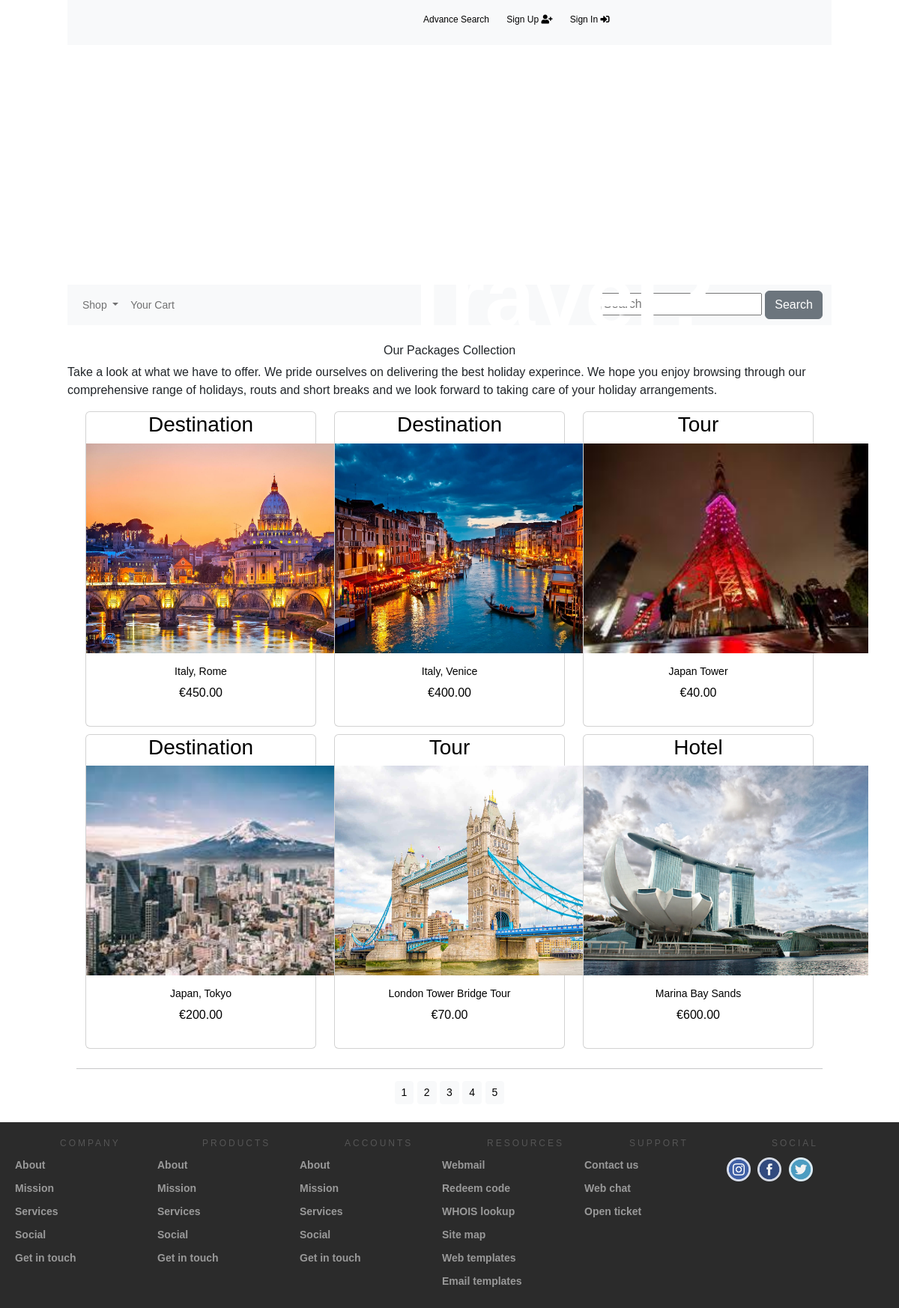
Screenshot of /?page=2 with the database file from the repository.
### shop/models.py (models this page shows, shortened)
class Product(models.Model):
    id = models.UUIDField(primary_key=True, default=uuid.uuid4, editable=False)
    name = models.CharField(max_length=250, unique=True)
    destination = models.CharField(max_length=250, blank=True, null=True)
    description = models.TextField(blank = True)
    category = models.ForeignKey(Category, on_delete=models.CASCADE)
    price = models.DecimalField(max_digits=10, decimal_places=2)
    image = models.ImageField(upload_to='product', blank=True)
    stock = models.IntegerField()
    star_rating = models.IntegerField(blank=True, null=True)
    available = models.BooleanField(default=True)
    created = models.DateTimeField(auto_now_add=True, blank = True, null= True)
    updated = models.DateTimeField(auto_now=True, blank = True, null= True)
    class Meta:
        ordering = ('name',)
        verbose_name = 'product'
        verbose_name_plural = 'products'
    def get_absolute_url(self):
        return reverse('shop:products_detail', args=[self.category.id, self.id])

class Category(models.Model):
    id = models.UUIDField(primary_key=True, default=uuid.uuid4, editable=False)
    name = models.CharField(max_length=250, unique=True)
    description = models.TextField(blank=True)
    class Meta:
        ordering = ["name"]
        verbose_name = "category"
        verbose_name_plural = "categories"
    def get_absolute_url(self):
        return reverse("shop:products_by_category", args=[self.id])
    def __str__(self):
        return self.name

### shop/views.py (the view)
# urls.py: path('', views.prod_list, name = 'all_products'),
def prod_list(request, category_id=None):
    category = None
    products = Product.objects.filter(available=True)
    if category_id:
        category = get_object_or_404(Category, id=category_id)
        products = Product.objects.filter(category=category, available=True)
    paginator = Paginator(products, 6)
    try:
        page = int(request.GET.get("page", "1"))
    except:
        page = 1
    try:
        products = paginator.page(page)
    except(EmptyPage, InvalidPage):
        products = paginator.page(paginator.num_pages)
    return render(request, "shop/category.html", {"category": category, "prods": products})

### cart/context_processors.py (called while the page is built)
def counter(request):
    item_count = 0
    if "admin" in request.path:
        return {}
    else:
        try:
            cart = Cart.objects.filter(cart_id=_cart_id(request))
            cart_items = CartItem.objects.all().filter(cart=cart[:1])
            for cart_item in cart_items:
                item_count += cart_item.quantity
        except Cart.DoesNotExist:
            item_count = 0
        return {"item_count": item_count}

### cart/views.py (called while the page is built)
def _cart_id(request):
    cart = request.session.session_key
    if not cart:
        cart = request.session.create()
    return cart

### shop/context_processors.py (called while the page is built)
def menu_links(requset):
    links = Category.objects.all()
    return {"links": links}

### shop/templates/shop/category.html (shortened to what this page needs)
{% extends "base.html" %}
{% load static %}
{% block content %}
{% if category %}
</div>
<br>
<div>
    <h1>{{category.name}}</h1>
    <p>{{category.description}}</p>
    </div>
    {% else %}
    <br>
    <div>
    <h1 class="text-center my_title" >Our Packages Collection</h1>
    <p class="text-justify">Take a look at what we have to offer. We pride ourselves on delivering the best holiday experince. We hope you enjoy browsing through our comprehensive range of holidays, routs and short breaks and we look forward to taking care of your holiday arrangements.</p>
    </div>
    {% endif %}
    <div class="container">
        <div class="row mx-auto">
            {% for product in prods %}
                <div class="my_bottom_margin col-9 col-lg-4 col-sm-12 col-md-4">
                    <div class="card text-center" style="min-width:18rem; color:black">
                        <h3>{{product.category}}</h3>
                        <a class ="img" href="{{product.get_absolute_url}}"><img style="height: 280px; width: 380px;" class="card-img-topmy_image" src="{{product.image.url}}" alt="{{products.name}}"></a>
                        <div class="card-body">
                            <h4>{{product.name}}</h4>
                            <p>€{{product.price}}</p>
                        </div>
                    </div>
                </div>
            {% endfor %}
        </div>
        <div class="mx-auto">
            {% if prods.paginator.num_pages > 1 %}
                <hr>
                <div class="text-center">
                    {% for pg in prods.paginator.page_range %}
                        <a href="?page={{pg}}" class="btn btn-light btn-sm {% if products.number == pg %}active{% endif %}">{{pg}}</a>
                    {% endfor %}
                </div>
            {% endif %}
        </div>
    </div>
    <br>
</div>
{% endblock %}

### shop/templates/base.html (shortened to what this page needs)
{% load static %}
<!DOCTYPE html>
<html lang="en">
<head>
<link rel="stylesheet" href="{% static '/css/style.css' %}">
<link href="https://cdn.jsdelivr.net/npm/bootstrap@5.2.2/dist/css/bootstrap.min.css" rel="stylesheet">
<link rel="stylesheet" href="https://use.fontawesome.com/releases/v5.15.1/css/all.css">
<link rel="stylesheet" href="https://cdn.jsdelivr.net/npm/bootstrap-icons@1.3.0/font/bootstrap-icons.css">
</head>
<body>
    <div style="padding-left: 90px; padding-right: 90px;">
        <div class="container-fluid bg-light navbar-fixed-top my_top_navbar_div">
            {% include 'top-navbar.html' %}
        </div>
        {% include 'header.html' %}
        {% include 'navbar.html' %}
        {% block content %}
        {% endblock %}
        {% include 'footer.html' %}
</body>
</html>

### shop/templates/top-navbar.html
<div>
    <div class="my_custom_menu">
        <ul>
            <li>
                <a href="{% url 'filter_search' %}">Advance Search</a>
            </li>
            {% if user.is_authenticated %}
            <li>Welcome, <a href="#" class="dropdown-toggle" data-bs-toggle="dropdown" aria-haspopup="true" aria-expanded="false">{{ user.username }} <i class="bi bi-person-circle"></i></a>
                <div class="dropdown-menu dropdown-menu-right">
                    {% if user.profile %}
                    <a href="{% url 'order:order_history' %}" class="dropdown-item">Order History</a>
                    <a href="{% url 'profile' user.profile.pk %}" class="dropdown-item">View Profile</a>
                    <a href="{% url 'update_profile' user.profile.pk %}" class="dropdown-item">Edit Profile</a>
                    <a href="{% url 'password_change'%}" class="dropdown-item">Change Password</a>
                    {% else %}
                    <a href="{% url 'order:order_history' %}" class="dropdown-item">Order History</a>
                    <a href="{% url 'password_change'%}" class="dropdown-item">Change Password</a>
                    {% endif %}
                </div>
            </li>
            <li>
                <a href="{% url 'logout' %}">Sign Out <i class="fas fa-sign-out-alt"></i></a>
            </li>
            {% else %}
            <li>
                <a href="{% url 'signup' %}">Sign Up <i class="fas fa-user-plus"></i></a>
            </li>
            <li>
                <a href="{% url 'login' %}">Sign In <i class="fas fa-sign-in-alt"></i></a>
            </li>
            {% endif %}
        </ul>
    </div>
</div>

### shop/templates/header.html (shortened to what this page needs)
{% load static %}
<header>
 <div style="text-align: center;">
    <div id="containerslide">
        <h1>Ready To Travel?</h1>
        <div id="slideshow">
            <img src="{% static 'images/Tokyo.jpg' %}" alt="">
        </div>
      </div>
 </div>
</header>

### shop/templates/navbar.html (shortened to what this page needs)
<nav class="navbar navbar-expand-lg navbar-light bg-light " style="font-family:sans-serif ;">
    <div class="container-fluid">
    <div class="collapse navbar-collapse" id="navbarSupportedContent">
    <ul class="navbar-nav me-auto mb-2 mb-lg-0">
    <li class="nav-item dropdown">
    <a class="nav-link dropdown-toggle" href="#" id="navbarDropdown" role="button" data-bs-toggle="dropdown" ariaexpanded="false">
    Shop
    </a>
    </li>
    <li class="nav-item">
    <a class="nav-link" href="#">Your Cart</a>
    </li>
    </ul>
    <form class="d-flex" action="{% url 'search_app:searchResult' %}" method="get">
    <div class="search">
        <input type="search" placeholder="Search" aria-label="Search" name="q"/>
        <button class="btn btn-secondary my-2 my-sm-0" type="submit">Search</button>
    </div>
    </form>
    </div>
    </div>
    </nav>

### shop/templates/footer.html (shortened to what this page needs)
{% load static %}
<div class="footer">
    <div class="contain">
    <div class="col">
      <h1>Company</h1>
      <ul>
        <li>About</li>
        <li>Mission</li>
        <li>Services</li>
        <li>Social</li>
        <li>Get in touch</li>
      </ul>
    </div>
    <div class="col">
      <h1>Products</h1>
      <ul>
        <li>About</li>
        <li>Mission</li>
        <li>Services</li>
        <li>Social</li>
        <li>Get in touch</li>
      </ul>
    </div>
    <div class="col">
      <h1>Accounts</h1>
      <ul>
        <li>About</li>
        <li>Mission</li>
        <li>Services</li>
        <li>Social</li>
        <li>Get in touch</li>
      </ul>
    </div>
    <div class="col">
      <h1>Resources</h1>
      <ul>
        <li>Webmail</li>
        <li>Redeem code</li>
        <li>WHOIS lookup</li>
        <li>Site map</li>
        <li>Web templates</li>
        <li>Email templates</li>
      </ul>
    </div>
    <div class="col">
      <h1>Support</h1>
      <ul>
        <li>Contact us</li>
        <li>Web chat</li>
        <li>Open ticket</li>
      </ul>
    </div>
    <div class="col social">
      <h1>Social</h1>
      <ul>
        <li><img src="{% static '/images/Blue Circled Instagram Logo - 480x480.png' %}" width="32" style="width: 32px;"></li>
        <li><img src="{% static '/images/Circled Facebook Logo - 480x480.png' %}" width="32" style="width: 32px;"></li>
        <li><img src="{% static '/images/Circled Twitter Logo - 480x480.png' %}" width="32" style="width: 32px;"></li>
      </ul>
    </div>
  </div>
  </div>

### static/css/style.css (style rules this page uses)
* { font-family: sans-serif }
.nav-item { font-size: 14px; }
.my_title { font-size: 16px; }
.my_bottom_margin { margin-bottom: 10px; }
.card-body h4 { font-size: 14px; }
.my_top_navbar_div { height: 60px; line-height: 50px; }
.my_custom_menu { text-align: right !important; padding-right: 7cm; }
.my_custom_menu ul li { list-style: none; color: #000; font-size: 12px; padding-right: 20px; display: inline; }
.my_custom_menu ul li a { text-decoration: none; color: #000; font-size: 12px; }
#slideshow { display: flex; transition: 2s; }
#slideshow img { width:120cm ; height:31.6cm; position: relative; bottom: 4cm; right: 4.5cm; }
#containerslide { overflow: hidden; width: 100%; height: 40vh; margin-bottom: 0; }
#containerslide h1 { position: absolute; left: 24%; top: 1.5em; color: #fff; font-size: 120px; z-index: 1; font-weight: 600; }
.search { position: relative; color: #888989; }
.footer { width: 100%; position: relative; height: auto; background-color: #2b2b2b; margin-left: 0%; padding-right: 0%; }
.footer .col { width: 190px; height: auto; float: left; box-sizing: border-box; -webkit-box-sizing: border-box; -moz-box-sizing: border-box; padding: 0px 20px 20px 20px; }
.footer .col h1 { margin: 0; margin-left: 40%; padding: 0; font-family: inherit; font-size: 12px; line-height: 17px; padding: 20px 0px 5px 0px; color: rgba(255,255,255,0.2); font-weight: normal; text-transform: uppercase; letter-spacing: 0.250em; }
.footer .col ul { list-style-type: none; margin: 0; padding: 0; }
.footer .col ul li { color: #999999; font-size: 14px; font-family: inherit; font-weight: bold; padding: 5px 0px 5px 0px; cursor: pointer; transition: .2s; -webkit-transition: .2s; -moz-transition: .2s; }
.social ul li { display: inline-block; padding-right: 5px !important; }

### rows the page displays
Product: category "Destination", image (picture), name "Italy, Rome", price "450.00"
Product: category "Destination", image (picture), name "Italy, Venice", price "400.00"
Product: category "Tour", image (picture), name "Japan Tower", price "40.00"
Product: category "Destination", image (picture), name "Japan, Tokyo", price "200.00"
Product: category "Tour", image (picture), name "London Tower Bridge Tour", price "70.00"
Product: category "Hotel", image (picture), name "Marina Bay Sands", price "600.00"

### other values shown
{{ pg }} "1" "2" "3" "4" "5"
